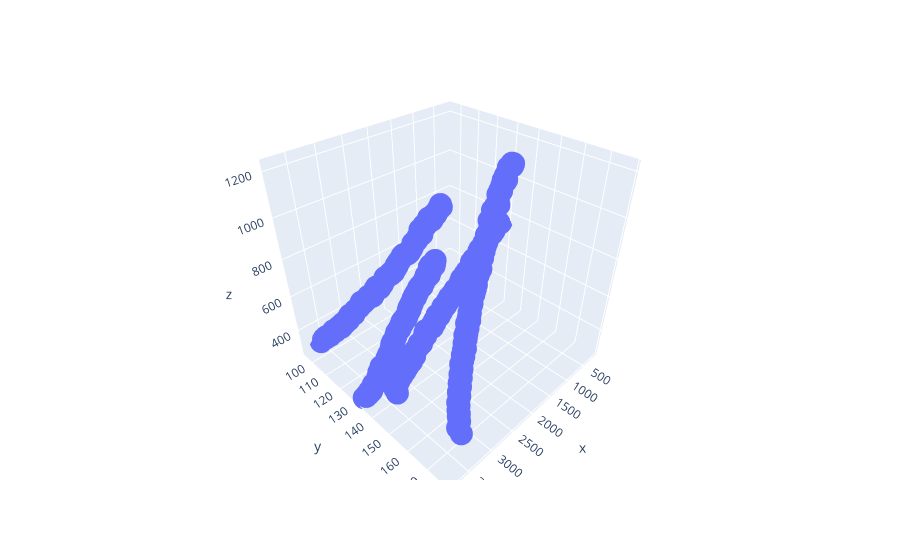

The notebook cell saved with this chart:
### Code cell
'''Test if marker recognization is sufficient'''
from pvc_tensile_experiment.Functions import *

# variable inputs
folderName = 'Data/PVC P2 Test_0'

# set pixel area limits for the search region and the
# the lower color bound
searchRegion = [50, 1500]
lowerColorLims = [80, 115, 110]

# define the opening kernel and use
kernelSize = 7
useKernel = False

# check the particle areas are increasing and verify if there are abnormal changes to position
MaskCheck(folderName, searchRegion, lowerColorLims, useKernel, kernelSize)

### Figure 1 — Plotly figure (JSON) as saved in the notebook; plotly's stock layout.template omitted (floating-point values rounded to 4 significant figures; data arrays with more than 128 entries replaced by an {"elided": "..."} marker saying what was removed)
{"data": [{"hovertemplate": "x=%{x}<br>y=%{y}<br>z=%{z}<extra></extra>", "legendgroup": "", "marker": {"color": "#636efa", "symbol": "circle"}, "mode": "markers", "name": "", "scene": "scene", "showlegend": false, "type": "scatter3d", "x": {"elided": "492 int values"}, "y": {"elided": "492 int values"}, "z": {"elided": "492 float values"}}], "layout": {"legend": {"tracegroupgap": 0}, "margin": {"t": 60}, "scene": {"domain": {"x": [0, 1], "y": [0, 1]}, "xaxis": {"title": {"text": "x"}}, "yaxis": {"title": {"text": "y"}}, "zaxis": {"title": {"text": "z"}}}}}
